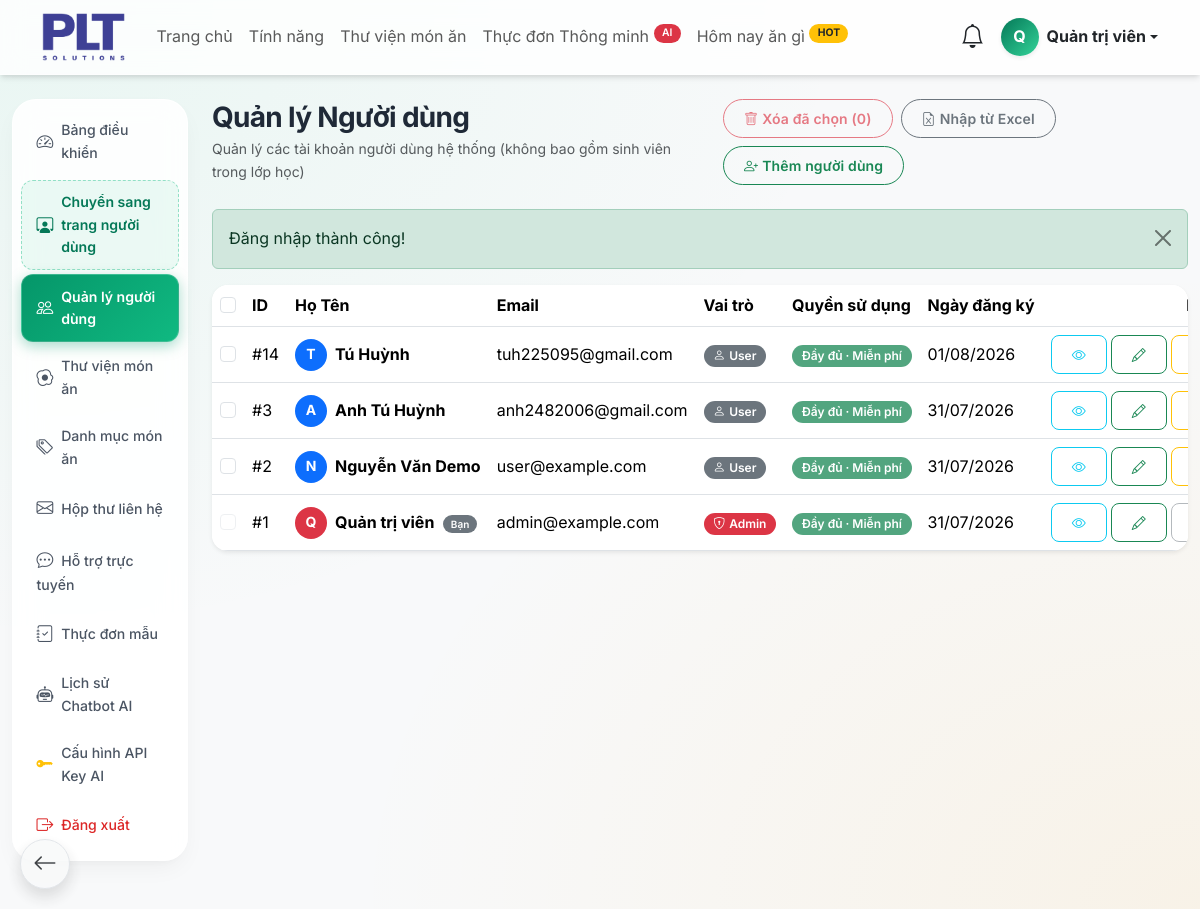
The page /admin/users.php (signed in) on the database its author committed.
### tables this page shows
CREATE TABLE IF NOT EXISTS `users` (
  `id` bigint UNSIGNED NOT NULL AUTO_INCREMENT,
  `full_name` varchar(150) NOT NULL,
  `email` varchar(190) NOT NULL,
  `password` varchar(255) NOT NULL,
  `avatar` varchar(255) DEFAULT NULL,
  `mssv` varchar(50) DEFAULT NULL,
  `birth_date` date DEFAULT NULL,
  `class_id` bigint UNSIGNED DEFAULT NULL,
  `stt` int UNSIGNED DEFAULT '0',
  `role` enum('user','admin') NOT NULL DEFAULT 'user',
  `status` enum('active','inactive','locked') NOT NULL DEFAULT 'active',
  `email_verified_at` datetime DEFAULT NULL,
  `last_login_at` datetime DEFAULT NULL,
  `created_at` timestamp NOT NULL DEFAULT CURRENT_TIMESTAMP,
  `updated_at` timestamp NOT NULL DEFAULT CURRENT_TIMESTAMP ON UPDATE CURRENT_TIMESTAMP,
  PRIMARY KEY (`id`),
  UNIQUE KEY `email` (`email`),
  UNIQUE KEY `uk_users_mssv` (`mssv`),
  KEY `idx_users_role` (`role`),
  KEY `idx_users_status` (`status`),
  KEY `idx_users_created_at` (`created_at`),
  KEY `fk_users_class` (`class_id`)
);

### admin/users.php (the view, shortened to what this page needs)
<?php
require_once __DIR__ . '/../includes/functions.php';
$database = new Database();
$conn = $database->getConnection();
$current_user_email = $_SESSION['user_email'] ?? '';
$is_root_admin = (strtolower(trim($current_user_email)) === strtolower(ROOT_ADMIN_EMAIL));
$limit = 10;
$page = max(1, (int)($_GET['page'] ?? 1));
$whereSql = "WHERE (class_id IS NULL OR class_id = 0) AND (mssv IS NULL OR mssv = '')";
$offset = ($page - 1) * $limit;
$stmt = $conn->prepare("
    SELECT id, full_name, email, role, status, created_at
    FROM users
    {$whereSql}
    ORDER BY id DESC
    LIMIT :limit OFFSET :offset
");
$stmt->bindValue(':limit', $limit, PDO::PARAM_INT);
$stmt->bindValue(':offset', $offset, PDO::PARAM_INT);
$stmt->execute();
$users = $stmt->fetchAll(PDO::FETCH_ASSOC);
require_once __DIR__ . '/../includes/header.php';
?>
<div class="container-fluid py-4">
    <div class="row">
        <div class="col-md-2">
            <?php require __DIR__ . '/includes/sidebar.php'; ?>
        </div>
        <div class="col-md-10">
            <div class="d-flex flex-column flex-md-row justify-content-between align-items-md-center gap-3 mb-4">
                <div>
                    <h3 class="fw-bold mb-1">Quản lý Người dùng</h3>
                    <p class="text-muted small mb-0">Quản lý các tài khoản người dùng hệ thống (không bao gồm sinh viên trong lớp học)</p>
                </div>
                <div class="d-flex flex-wrap gap-2">
                    <button type="button" id="btnBulkDelete" class="btn btn-sm btn-outline-danger rounded-pill" disabled onclick="confirmBulkDelete()">
                        <i class="bi bi-trash me-1"></i>Xóa đã chọn (<span id="selectedCount">0</span>)
                    </button>
                    <button type="button" class="btn btn-sm btn-outline-secondary rounded-pill" data-bs-toggle="modal" data-bs-target="#importExcelModal">
                        <i class="bi bi-file-earmark-excel me-1"></i>Nhập từ Excel
                    </button>
                    <button type="button" class="btn btn-sm btn-outline-success rounded-pill" onclick="openUserModal(null)">
                        <i class="bi bi-person-plus me-1"></i>Thêm người dùng
                    </button>
                </div>
            </div>
            <form id="bulkDeleteForm" method="POST">
                <div class="card glass-card border-0 rounded-4 shadow-sm overflow-hidden mb-4">
                    <div class="card-body p-0">
                        <div class="table-responsive">
                            <table class="table table-hover align-middle mb-0 text-nowrap">
                                <thead style="background: rgba(243, 244, 246, 0.7);">
                                    <tr>
                                        <th style="width: 40px;" class="text-center">
                                            <input type="checkbox" class="form-check-input" id="selectAllUsers" title="Chọn tất cả">
                                        </th>
                                        <th>ID</th>
                                        <th>Họ Tên</th>
                                        <th>Email</th>
                                        <th>Vai trò</th>
                                        <th>Quyền sử dụng</th>
                                        <th>Ngày đăng ký</th>
                                        <th class="text-end pe-4">Hành động</th>
                                    </tr>
                                </thead>
                                <tbody>
                                    <?php if (empty($users)): ?>
                                        <tr>
                                            <td colspan="8" class="text-center py-4 text-muted">
                                                <i class="bi bi-people fs-2 d-block mb-2 text-secondary"></i>
                                                Chưa có người dùng nào.
                                            </td>
                                        </tr>
                                    <?php else: ?>
                                        <?php foreach ($users as $u):
                                            $is_this_root = (strtolower($u['email']) === strtolower(ROOT_ADMIN_EMAIL));
                                            $is_self = ($u['id'] == $_SESSION['user_id']);
                                            if ($is_this_root) {
                                                $can_delete = false;
                                                $delete_disabled_title = 'Tài khoản Root Admin tối cao không thể bị xóa';
                                            } elseif ($is_self) {
                                                $can_delete = false;
                                                $delete_disabled_title = 'Không thể xóa tài khoản của chính mình';
                                            } else {
                                                $can_delete = true;
                                                $delete_disabled_title = '';
                                            }
                                            if ($is_this_root) {
                                                $can_toggle = false;
                                                $toggle_disabled_title = 'Tài khoản Root Admin tối cao không thể bị khóa';
                                            } elseif ($is_self) {
                                                $can_toggle = false;
                                                $toggle_disabled_title = 'Không thể tự khóa tài khoản của chính mình';
                                            } else {
                                                $can_toggle = true;
                                                $toggle_disabled_title = '';
                                            }
                                            if ($is_this_root && !$is_root_admin) {
                                                $can_edit = false;
                                                $edit_disabled_title = 'Chỉ tài khoản Root mới có quyền chỉnh sửa tài khoản Root Admin';
                                            } else {
                                                $can_edit = true;
                                                $edit_disabled_title = '';
                                            }
                                        ?>
                                        <tr>
                                            <td class="text-center">
                                                <?php if ($can_delete): ?>
                                                    <input type="checkbox" name="user_ids[]" value="<?php echo $u['id']; ?>" class="form-check-input user-select-cb">
                                                <?php else: ?>
                                                    <input type="checkbox" class="form-check-input" disabled title="<?php echo htmlspecialchars($delete_disabled_title); ?>">
                                                <?php endif; ?>
                                            </td>
                                            <td>#<?php echo $u['id']; ?></td>
                                            <td>
                                                <div class="d-flex align-items-center">
                                                    <div class="avatar-circle-sm <?php echo $is_this_root ? 'bg-dark text-warning border border-warning' : ($u['role'] === 'admin' ? 'bg-danger text-white' : 'bg-primary text-white'); ?> rounded-circle d-flex align-items-center justify-content-center me-2" style="width: 32px; height: 32px; font-size: 14px; font-weight: bold;">
                                                        <?php echo strtoupper(mb_substr($u['full_name'], 0, 1, 'UTF-8')); ?>
                                                    </div>
                                                    <div>
                                                        <span class="fw-bold"><?php echo htmlspecialchars($u['full_name']); ?></span>
                                                        <?php if ($is_self): ?>
                                                            <span class="badge bg-secondary ms-1" style="font-size: 10px;">Bạn</span>
                                                        <?php endif; ?>
                                                    </div>
                                                </div>
                                            </td>
                                            <td><?php echo htmlspecialchars($u['email']); ?></td>
                                            <td>
                                                <?php if ($is_this_root): ?>
                                                    <span class="badge bg-dark border border-warning text-warning"><i class="bi bi-shield-shaded me-1"></i>Root Admin</span>
                                                <?php elseif ($u['role'] === 'admin'): ?>
                                                    <span class="badge bg-danger"><i class="bi bi-shield-lock me-1"></i>Admin</span>
                                                <?php else: ?>
                                                    <span class="badge bg-secondary"><i class="bi bi-person me-1"></i>User</span>
                                                <?php endif; ?>
                                            </td>
                                            <td>
                                                <span class="badge bg-success bg-opacity-75">Đầy đủ · Miễn phí</span>
                                            </td>
                                            <td><?php echo date('d/m/Y', strtotime($u['created_at'])); ?></td>
                                            <td class="text-end">
                                                <div class="d-flex gap-1 justify-content-end">
                                                    <button type="button" class="btn btn-sm btn-outline-info" title="Xem chi tiết" data-bs-toggle="modal" data-bs-target="#userModal<?php echo $u['id']; ?>">
                                                        <i class="bi bi-eye"></i>
                                                    </button>
                                                    <?php if ($can_edit): ?>
                                                        <button type="button" class="btn btn-sm btn-outline-success" title="Sửa" onclick='openUserModal(<?php echo htmlspecialchars(json_encode($u, JSON_HEX_TAG | JSON_HEX_APOS | JSON_HEX_QUOT | JSON_HEX_AMP | JSON_UNESCAPED_UNICODE), ENT_QUOTES, "UTF-8"); ?>)'>
                                                            <i class="bi bi-pencil"></i>
                                                        </button>
                                                    <?php else: ?>
                                                        <button type="button" class="btn btn-sm btn-outline-secondary opacity-50" disabled title="<?php echo htmlspecialchars($edit_disabled_title); ?>">
                                                            <i class="bi bi-pencil"></i>
                                                        </button>
                                                    <?php endif; ?>
                                                    <?php if ($can_toggle): ?>
                                                        <button type="button" class="btn btn-sm <?php echo $u['status'] === 'active' ? 'btn-outline-warning' : 'btn-outline-success'; ?>"
                                                                title="<?php echo $u['status'] === 'active' ? 'Khóa' : 'Mở khóa'; ?>"
                                                                onclick="submitSingleAction('toggle_status', <?php echo $u['id']; ?>)">
                                                        </button>
                                                    <?php else: ?>
                                                        <button type="button" class="btn btn-sm btn-outline-secondary opacity-50" disabled title="<?php echo htmlspecialchars($toggle_disabled_title); ?>">
                                                        </button>
                                                    <?php endif; ?>
                                                </div>
                                            </td>
                                        </tr>
                                        <?php endforeach; ?>
                                    <?php endif; ?>
                                </tbody>
                            </table>
                        </div>
                    </div>
                </div>
            </form>
        </div>
    </div>
</div>
<?php require_once __DIR__ . '/../includes/footer.php'; ?>

### assets/css/style.css (style rules this page uses)
:root { --primary-color: #059669; --primary-light: #34d399; --primary-dark: #047857; --primary-bg: #ecfdf5; --secondary-color: #f59e0b; --secondary-light: #fbbf24; --secondary-bg: #fffbeb; --text-color: #1f2937; --text-muted: #6b7280; --bg-color: #f3f4f6; --card-bg: #ffffff; --border-color: #e5e7eb; --gradient-primary: linear-gradient(135deg, #059669 0%, #10b981 100%); --gradient-health: linear-gradient(135deg, #047857 0%, #34d399 100%); --gradient-glow: linear-gradient(135deg, rgba(5, 150, 105, 0.4) 0%, rgba(16, 185, 129, 0) 100%); --gradient-dark: linear-gradient(135deg, #1f2937 0%, #111827 100%); --shadow-sm: 0 1px 2px 0 rgba(0, 0, 0, 0.05); --shadow-md: 0 4px 6px -1px rgba(0, 0, 0, 0.1), 0 2px 4px -1px rgba(0, 0, 0, 0.06); --shadow-lg: 0 10px 15px -3px rgba(0, 0, 0, 0.1), 0 4px 6px -2px rgba(0, 0, 0, 0.05); --shadow-glow: 0 0 20px rgba(5, 150, 105, 0.3); --radius-sm: 0.5rem; --radius-md: 1rem; --radius-lg: 1.5rem; --radius-xl: 2rem; --transition-fast: 0.15s cubic-bezier(0.4, 0, 0.2, 1); --transition-base: 0.3s cubic-bezier(0.4, 0, 0.2, 1); --transition-bounce: 0.5s cubic-bezier(0.34, 1.56, 0.64, 1); }
html { scroll-behavior: smooth; -webkit-overflow-scrolling: touch; }
body { font-family: 'Inter', -apple-system, BlinkMacSystemFont, "Segoe UI", Roboto, sans-serif; color: var(--text-color); background-color: var(--bg-color); background-image: radial-gradient(at 0% 0%, rgba(52, 211, 153, 0.08) 0px, transparent 50%), radial-gradient(at 100% 100%, rgba(245, 158, 11, 0.08) 0px, transparent 50%); background-attachment: scroll; line-height: 1.6; -webkit-font-smoothing: antialiased; }
h1, h2, h3, h4, h5, h6 { letter-spacing: -0.025em; font-weight: 700; }
.glass-card { background: rgba(255, 255, 255, 0.9); backdrop-filter: blur(10px); -webkit-backdrop-filter: blur(10px); border: 1px solid rgba(255, 255, 255, 0.8); box-shadow: var(--shadow-lg); border-radius: var(--radius-lg); }
.card { border-radius: var(--radius-md); border: 1px solid rgba(0,0,0,0.03); box-shadow: var(--shadow-md); transition: all var(--transition-bounce); background-color: var(--card-bg); }
.btn { border-radius: var(--radius-sm); font-weight: 600; padding: 0.5rem 1.25rem; transition: all var(--transition-base); letter-spacing: 0.01em; }
.badge { padding: 0.4em 0.8em; border-radius: 20px; font-weight: 600; }
.btn-outline-primary, .btn-outline-success, .btn-outline-secondary, .btn-outline-info, .btn-outline-warning, .btn-outline-danger { transition: all 0.25s cubic-bezier(0.4, 0, 0.2, 1) !important; }

### rows shown on the page
users: id "14", full_name "T", full_name "Tú Huỳnh", email "tuh225095@gmail.com", role "user" (drawn), created_at "01/08/2026"
users: id "3", full_name "A", full_name "Anh Tú Huỳnh", email "anh2482006@gmail.com", role "user" (drawn), created_at "31/07/2026"
users: id "2", full_name "N", full_name "Nguyễn Văn Demo", email "user@example.com", role "user" (drawn), created_at "31/07/2026"
users: id "1", full_name "Q", full_name "Quản trị viên", shows "Bạn", email "admin@example.com", role "admin" (drawn), created_at "31/07/2026"

### other values the page prints
substr($_SESSION['full_name'] ?? 'U', 0, 1) "Q"
$_SESSION['full_name'] "Quản trị viên"
$message "Đăng nhập thành công!"
